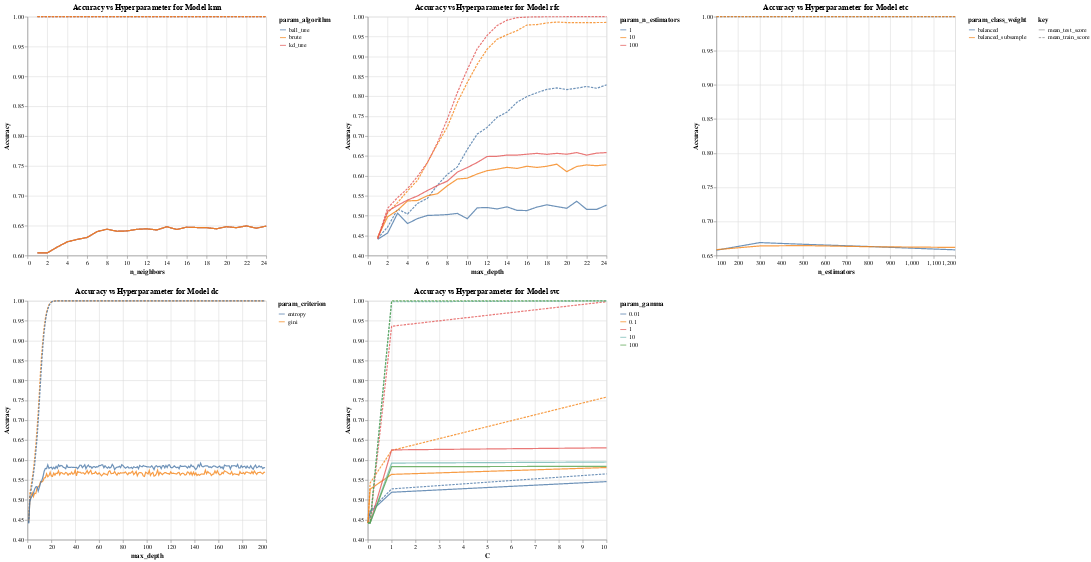

The code cell stored with this chart in its notebook:
### Code cell
models_all_white = train_all_classifiers(X_train_white, y_train_white)
plot_white = get_plots(models_all_white)
plot_white
